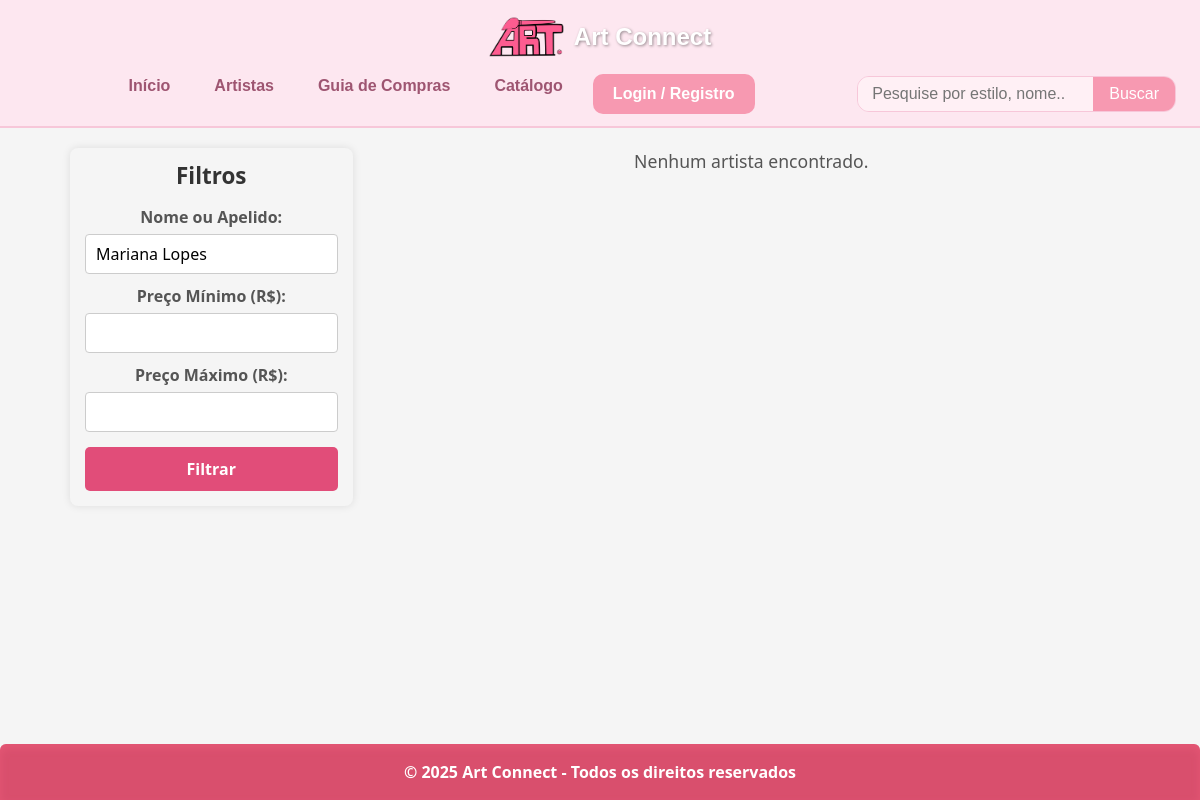
Before: /usuarios/artista.php?nome=Mariana Lopes with the older database file.
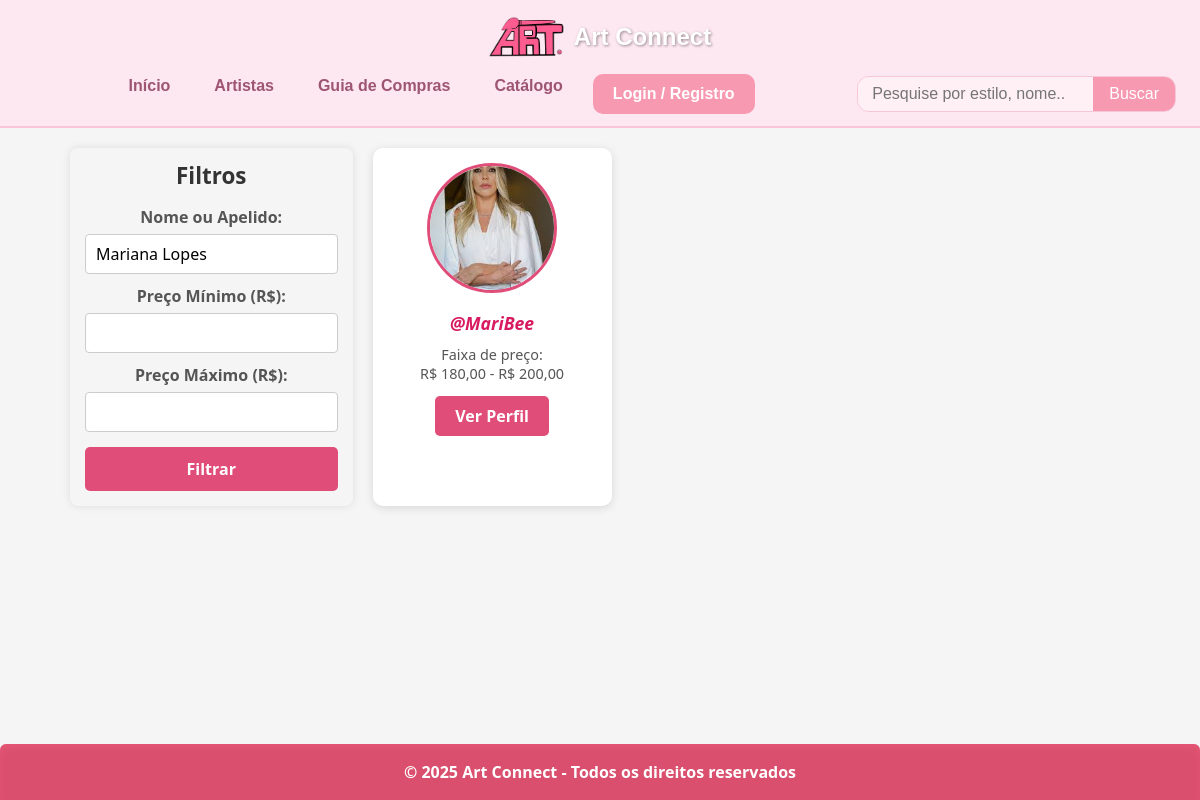
After: the same page with the newer database file.
### tables this page shows
CREATE TABLE IF NOT EXISTS `usuarios` (
  `id` int(11) NOT NULL AUTO_INCREMENT,
  `nome` varchar(100) NOT NULL,
  `nome_social` varchar(100) DEFAULT NULL,
  `email` varchar(100) NOT NULL,
  `senha` varchar(255) NOT NULL,
  `tipo` bit(1) NOT NULL,
  `cpf` varchar(14) NOT NULL,
  `rg` varchar(20) DEFAULT NULL,
  `data_nascimento` date DEFAULT NULL,
  `foto` varchar(255) DEFAULT NULL,
  `status` bit(1) NOT NULL,
  `data_cadastro` datetime NOT NULL,
  `apelido` varchar(50) DEFAULT NULL,
  `sexo` char(1) DEFAULT NULL,
  `descricao` text DEFAULT NULL,
  `cidade` varchar(40) NOT NULL,
  `estado` char(2) NOT NULL,
  PRIMARY KEY (`id`),
  UNIQUE KEY `unique_email` (`email`),
  UNIQUE KEY `unique_cpf` (`cpf`)
);

### usuarios/artista.php (the view, shortened to what this page needs)
<?php
require_once '../conexao.php';
$nome = isset($_GET['nome']) ? trim($_GET['nome']) : '';
$preco_min = isset($_GET['preco_min']) ? floatval($_GET['preco_min']) : 0;
$preco_max = isset($_GET['preco_max']) ? floatval($_GET['preco_max']) : 0;
$sql = "SELECT u.id, u.nome, u.apelido, u.foto, MIN(a.preco) AS preco_min, MAX(a.preco) AS preco_max FROM usuarios u LEFT JOIN artes a ON a.artista_id = u.id AND a.status = 1 WHERE u.status = 1
";
if ($nome !== '') {
  $nome_esc = mysqli_real_escape_string($conexao, $nome);
  $sql .= " AND (u.nome LIKE '%$nome_esc%' OR u.apelido LIKE '%$nome_esc%') ";
}
$sql .= " GROUP BY u.id ORDER BY u.nome ASC";
$res = mysqli_query($conexao, $sql);
?>
<!DOCTYPE html>
<html lang="pt">
<head>
  <link href="https://cdn.jsdelivr.net/npm/bootstrap@5.3.2/dist/css/bootstrap.min.css" rel="stylesheet" />
  <link rel="stylesheet" href="https://cdnjs.cloudflare.com/ajax/libs/slick-carousel/1.8.1/slick.min.css" />
  <link rel="stylesheet" href="https://cdnjs.cloudflare.com/ajax/libs/slick-carousel/1.8.1/slick-theme.min.css" />
  <link rel="stylesheet" href="../css/artistas.css" />
</head>
<body>
  <?php include("topo.php"); ?>
  <div class="artistas-page">
    <div class="container">
      <aside class="filtros">
        <h2>Filtros</h2>
        <form method="GET">
          <label for="nome">Nome ou Apelido:</label>
          <input type="text" id="nome" name="nome" value="<?php echo htmlspecialchars($nome); ?>"
            placeholder="Buscar artista" />
          <label for="preco_min">Preço Mínimo (R$):</label>
          <input type="number" id="preco_min" name="preco_min" step="0.01" min="0"
            value="<?php echo $preco_min > 0 ? $preco_min : ''; ?>" />
          <label for="preco_max">Preço Máximo (R$):</label>
          <input type="number" id="preco_max" name="preco_max" step="0.01" min="0"
            value="<?php echo $preco_max > 0 ? $preco_max : ''; ?>" />
          <input type="submit" value="Filtrar" />
        </form>
      </aside>
      <section class="lista-artistas">
        <?php if (mysqli_num_rows($res) === 0): ?>
          <p class="sem-resultados">Nenhum artista encontrado.</p>
        <?php else: ?>
          <?php while ($usuario = mysqli_fetch_assoc($res)): ?>
            <div class="artista-card">
              <img
                src="<?php echo !empty($usuario['foto']) ? '../images/perfil/' . htmlspecialchars($usuario['foto']) : '../images/assets/img/placeholder-funcionario.png'; ?>"
                alt="Foto de <?php echo htmlspecialchars($usuario['nome']); ?>" class="foto-artista" />
              <p class="apelido">@<?php echo htmlspecialchars($usuario['apelido'] ?: 'sem-apelido'); ?></p>
              <p class="preco">
                Faixa de preço:<br>
                <?php
                if ($usuario['preco_min'] !== null) {
                  echo "R$ " . number_format($usuario['preco_min'], 2, ',', '.') . " - R$ " . number_format($usuario['preco_max'], 2, ',', '.');
                } else {
                  echo "Sem artes cadastradas";
                }
                ?>
              </p>
              <button onclick="window.location.href='perfil/perfil/usuario.php?id=<?php echo $usuario['id']; ?>'">Ver
                Perfil</button>
            </div>
          <?php endwhile; ?>
        <?php endif; ?>
      </section>
    </div>
  </div>
  <footer class="bg-rose text-white py-3 text-center rounded-top">
    <p class="mb-0">&copy; 2025 Art Connect - Todos os direitos reservados</p>
  </footer>
</body>
</html>

Changed rows visible on the page:
now on this page (row edited): usuarios: foto (picture), apelido "MariBee", preco_min "180,00", preco_max "200,00"
Other visible differences:
text no longer shown: "Nenhum artista encontrado."
